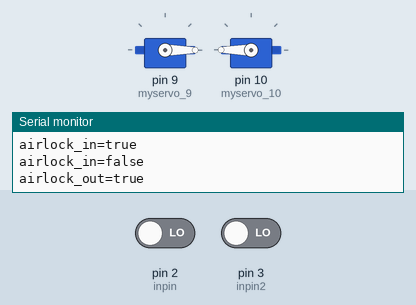
This sketch was run on a simulated Arduino Uno, built with avr-gcc and run on an emulated ATmega328P. On the bench: 2 × servo, the last lines printed to the serial monitor. The inputs (shaded band) are chosen by the test bench; at power-on: pin 2 (inpin) LOW, pin 3 (inpin2) LOW.

Above: at 2.3 s.
2.4 s: pin 2 (inpin) driven HIGH
At 3.1 s:
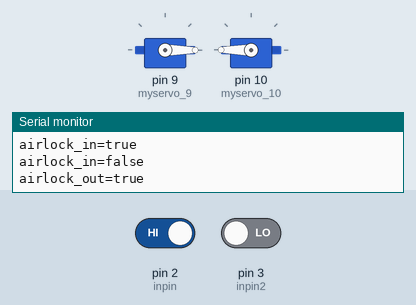
3.9 s: pin 2 (inpin) driven LOW
At 4.3 s:
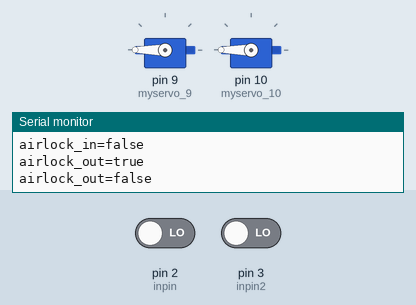
7.9 s: pin 3 (inpin2) driven HIGH
At 8.2 s:
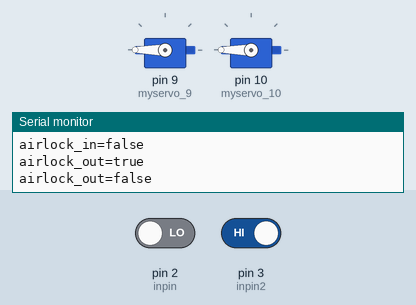
Timing chart, 0 to 17.4 s (numbered marks = the images above; inputs shaded):
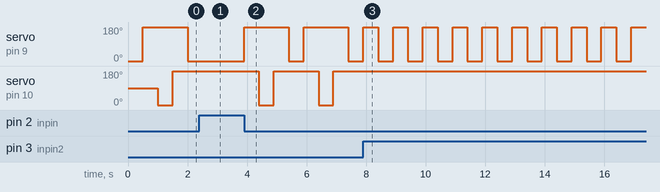

Measured:
- after the input at 2.4 s, servo on pin 9 (myservo_9): stays 0° (without the input it goes to 180° after 0.10 s); servo on pin 10 (myservo_10): stays 180° (without the input it goes to 0° after 0.60 s)
- after the input at 3.9 s, servo on pin 9 (myservo_9): alternates 180° for 1.5 s and 0° for 0.50 s, starting at once; servo on pin 10 (myservo_10): alternates 180° for 1.5 s and 0° for 0.50 s, starting after 0.50 s
- after the input at 7.9 s, servo on pin 9 (myservo_9): alternates 180° for 0.50 s and 0° for 0.50 s, starting after 0.50 s; servo on pin 10 (myservo_10): stops changing and stays 180°

The sketch:

airlock.ino
```cpp
bool prevState = false;
bool functionState = false;
int inpin = 2;
int inpin2 = 3;

#include <Servo.h> // Servo function library

Servo myservo_9;
Servo myservo_10;
int pos = 0; // Start angle of servo
int dir = -1;
int dir2 = -1;
int val;

void setup() {
  pinMode(inpin, INPUT);
  myservo_9.attach(9); // Define the position of the servo on D9
  pinMode(inpin2, INPUT);
  myservo_10.attach(10);
  Serial.begin(9600);
}

void loop() {
  bool currentState = digitalRead(inpin) == LOW;
  bool stateChanged = currentState != prevState;
  if (dir2 == -1) {
    if ((currentState) && (dir == 1)) {
      myservo_9.write(180);
      dir = -1;
      Serial.println("airlock_out=false");
      delay(500);
    } else if ((currentState) && (dir == -1)) {
      myservo_9.write(-180);
      dir = 1;
      Serial.println("airlock_out=true");
      delay(500);
    }
  }

  if (dir == -1) {
    bool currentState2 = digitalRead(inpin2) == LOW;
    if ((currentState2) && (dir2 == 1)) {
      myservo_10.write(180);
      dir2 = -1;
      Serial.println("airlock_in=false");
      delay(500);
    } else if ((currentState2) && (dir2 == -1)) {
      myservo_10.write(-180);
      dir2 = 1;
      Serial.println("airlock_in=true");
      delay(500);
    }
  }
}

// if dir2 = -1, indoor airlock is closed
// if dir2 = 1, indoor airlock is open
// if dir = -1, outdoor airlock is open
// if dir = 1, outdoor airlock is closed
```
